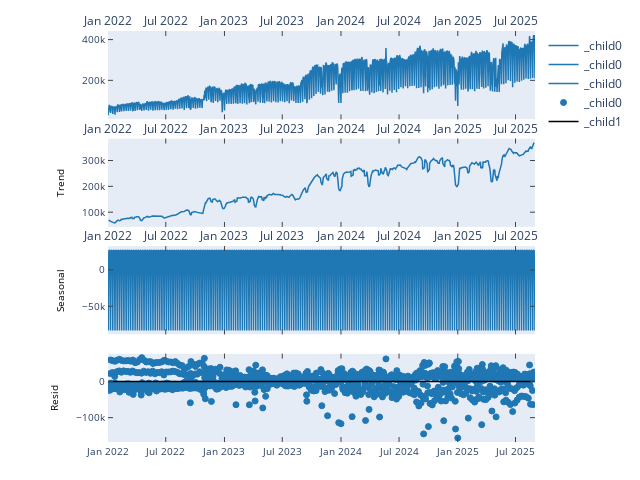

Notebook code cell kept with this figure:
### Code cell
decomposition = seasonal_decompose(
    df[['fecha','afluencia_trolebus']].set_index(['fecha']),
    model='additive', period=7)
tls.mpl_to_plotly(decomposition.plot())

### Figure 1 — Plotly figure (JSON) as saved in the notebook; plotly's stock layout.template omitted (floating-point values rounded to 4 significant figures; data arrays with more than 128 entries replaced by an {"elided": "..."} marker saying what was removed)
{"data": [{"line": {"color": "rgba (31, 119, 180, 1)", "dash": "solid", "width": 1.5}, "mode": "lines", "name": "_child0", "type": "scatter", "x": {"elided": "1339 str values"}, "xaxis": "x", "y": {"elided": "1339 int values"}, "yaxis": "y"}, {"line": {"color": "rgba (31, 119, 180, 1)", "dash": "solid", "width": 1.5}, "mode": "lines", "name": "_child0", "type": "scatter", "x": {"elided": "1339 str values"}, "xaxis": "x2", "y": {"elided": "1339 float values"}, "yaxis": "y2"}, {"line": {"color": "rgba (31, 119, 180, 1)", "dash": "solid", "width": 1.5}, "mode": "lines", "name": "_child0", "type": "scatter", "x": {"elided": "1339 str values"}, "xaxis": "x3", "y": {"elided": "1339 float values"}, "yaxis": "y3"}, {"marker": {"color": "#1F77B4", "line": {"color": "#1F77B4", "width": 1}, "opacity": 1, "size": 6, "symbol": "circle"}, "mode": "markers", "name": "_child0", "type": "scatter", "x": {"elided": "1339 str values"}, "xaxis": "x4", "y": {"elided": "1339 float values"}, "yaxis": "y4"}, {"line": {"color": "rgba (0, 0, 0, 1)", "dash": "solid", "width": 1.5}, "mode": "lines", "name": "_child1", "type": "scatter", "x": ["2022-01-01 00:00:00", "2025-08-31 00:00:00"], "xaxis": "x4", "y": [0, 0], "yaxis": "y4"}], "layout": {"autosize": false, "height": 480, "hovermode": "closest", "margin": {"b": 38, "l": 108, "pad": 0, "r": 15, "t": 15}, "width": 640, "xaxis": {"anchor": "y", "domain": [0, 1], "mirror": "ticks", "nticks": 11, "range": ["2022-01-01 00:00:00", "2025-08-31 00:00:00"], "showgrid": false, "showline": true, "side": "top", "ticks": "inside", "type": "date", "zeroline": false}, "xaxis2": {"anchor": "y2", "domain": [0, 1], "mirror": "ticks", "nticks": 11, "range": ["2022-01-01 00:00:00", "2025-08-31 00:00:00"], "showgrid": false, "showline": true, "side": "top", "ticks": "inside", "type": "date", "zeroline": false}, "xaxis3": {"anchor": "y3", "domain": [0, 1], "mirror": "ticks", "nticks": 11, "range": ["2022-01-01 00:00:00", "2025-08-31 00:00:00"], "showgrid": false, "showline": true, "side": "top", "ticks": "inside", "type": "date", "zeroline": false}, "xaxis4": {"anchor": "y4", "domain": [0, 1], "mirror": "ticks", "nticks": 11, "range": ["2022-01-01 00:00:00", "2025-08-31 00:00:00"], "showgrid": false, "showline": true, "side": "bottom", "tickfont": {"size": 10}, "ticks": "inside", "type": "date", "zeroline": false}, "yaxis": {"anchor": "x", "domain": [0.7849, 1], "mirror": "ticks", "nticks": 4, "range": [8365.0, 442200.0], "showgrid": false, "showline": true, "side": "left", "tickfont": {"size": 10}, "ticks": "inside", "type": "linear", "zeroline": false}, "yaxis2": {"anchor": "x2", "domain": [0.5233, 0.7384], "mirror": "ticks", "nticks": 5, "range": [42890.0, 385200.0], "showgrid": false, "showline": true, "side": "left", "tickfont": {"size": 10}, "ticks": "inside", "title": {"font": {"color": "#000000", "size": 10}, "text": "Trend"}, "type": "linear", "zeroline": false}, "yaxis3": {"anchor": "x3", "domain": [0.2616, 0.4767], "mirror": "ticks", "nticks": 4, "range": [-88710.0, 32730.0], "showgrid": false, "showline": true, "side": "left", "tickfont": {"size": 10}, "ticks": "inside", "title": {"font": {"color": "#000000", "size": 10}, "text": "Seasonal"}, "type": "linear", "zeroline": false}, "yaxis4": {"anchor": "x4", "domain": [0, 0.2151], "mirror": "ticks", "nticks": 4, "range": [-167300.0, 77080.0], "showgrid": false, "showline": true, "side": "left", "tickfont": {"size": 10}, "ticks": "inside", "title": {"font": {"color": "#000000", "size": 10}, "text": "Resid"}, "type": "linear", "zeroline": false}}}
